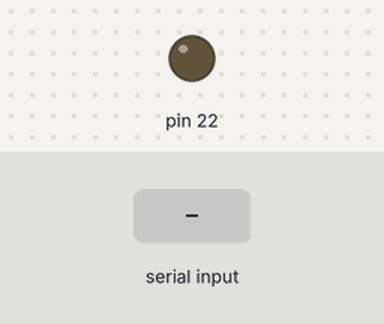
This sketch was run on a simulated Arduino Mega 2560, built with avr-gcc and run on an emulated ATmega2560. On the bench: output pins drawn as LEDs (lit = HIGH). Inputs (shaded band) come from the test bench.

Above: at 1.2 s.
1.3 s: "1" received over Serial
At 1.6 s:
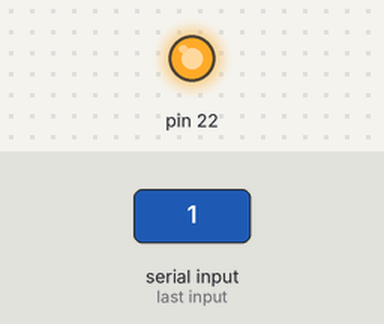
2.8 s: "0" received over Serial
At 3.9 s:
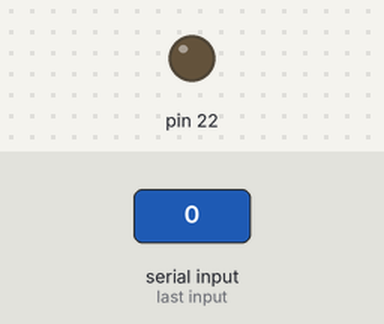
4.3 s: "2" received over Serial
At 5.1 s:
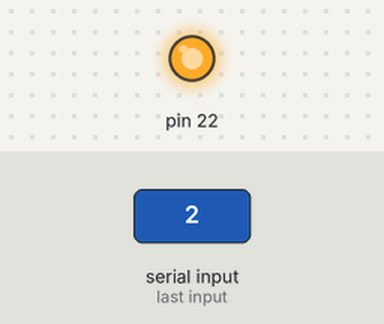
Timing chart, 0 to 7.3 s (numbered marks = the images above; inputs shaded):
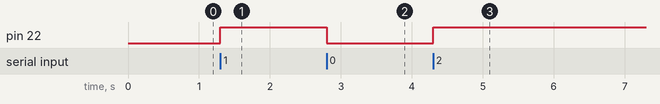

The sketch:

Transmit_Arduino.ino
```cpp
const int max_count = 1999;
char Input;

void setup() {
  DDRA = DDRA | B00000001;
  Serial.begin(115200);
  setTimerOne();
}

void setTimerOne() {
  cli();
  TCCR1A = 0;
  TCCR1B = (1 << WGM12);
  //TCCR1B |= (1 << CS11)|(1 << CS10);
  TCCR1B |= (1 << CS11);
  OCR1A = max_count;
  TCNT1 = 0;
  TIMSK1 |= (1 << OCIE1A);
  sei();
}

ISR(TIMER1_COMPA_vect) {
  isr();
}
void isr() {
  if(Serial.available()>0){
    Input = Serial.read();
    if (Input == '0') {
      PORTA &= !B00000001;
      //Serial.println(" ");
    }  else {
      PORTA |= B00000001;
      //Serial.println(" ");
  }
 }
}
void loop() {
//   if(Serial.available()>0){
//     Input = Serial.read();
//     if (Input == '0') {
//       PORTA &= !B00000001;
//       //Serial.println(" ");
//     }  else {
//       PORTA |= B00000001;
//       //Serial.println(" ");
//   }
//  }
//  delayMicroseconds(2000);
}
```

Measured:
- after the input at 1.3 s, pin 22: LOW → HIGH at once
- after the input at 2.8 s, pin 22: HIGH → LOW at once
- after the input at 4.3 s, pin 22: LOW → HIGH at once
